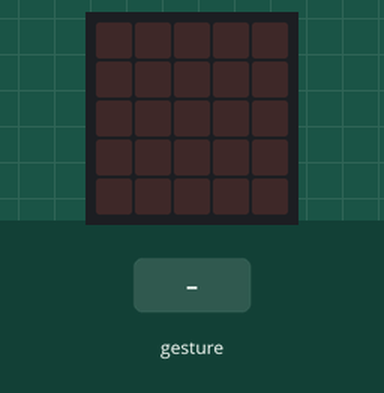
This program was run on a simulated BBC micro:bit (MakeCode). Parts: the board's 5×5 LED display. The inputs (shaded band) are chosen by the test bench. Random numbers come from a fixed seed; a tilt is held for 1.5 s and a shake lasts 1 s, then the board lies face up again.

Above: at 1.2 s.
1.3 s: gesture 'shake'
At 2.6 s:
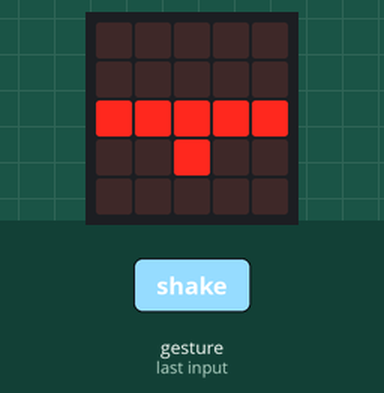
3.8 s: gesture 'shake'
At 5.4 s:
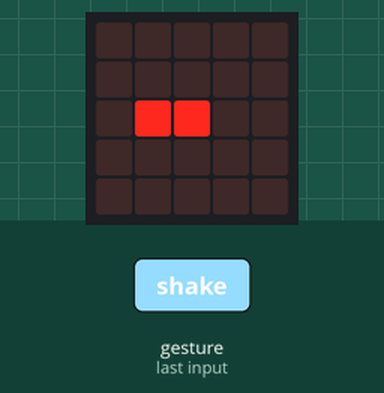
5.9 s: gesture 'shake'
At 7.3 s:
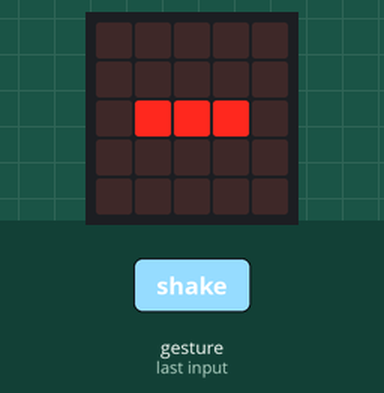
8.4 s: gesture 'shake'
At 10.7 s:
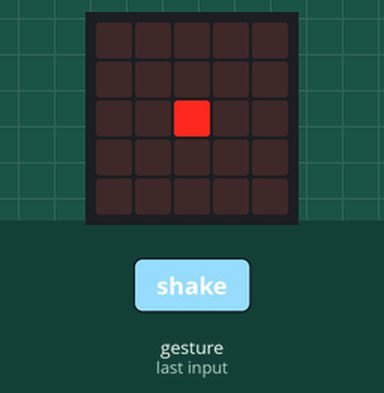
Timing chart, 0 to 11.5 s (numbered marks = the images above; inputs shaded):
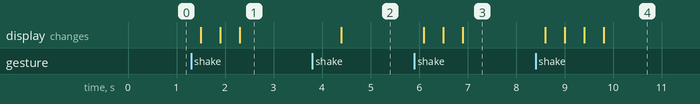

Measured:
- after the input at 1.3 s, the display: first changes after 0.20 s (image 1 shows a later state)
- after the input at 3.8 s, the display: changes after 0.60 s (image 2)
- after the input at 5.9 s, the display: changes after 0.20 s (image 3)
- after the input at 8.4 s, the display: first changes after 0.20 s (image 4 shows a later state)

The program:

main.ts
```typescript
let Kostka = 0
input.onGesture(Gesture.Shake, function () {
    for (let index = 0; index < 4; index++) {
        Kostka = randint(0, 6)
        if (Kostka == 1) {
            basic.showLeds(`
                . . . . .
                . . . . .
                . . # . .
                . . . . .
                . . . . .
                `)
        }
        if (Kostka == 2) {
            basic.showLeds(`
                . . . . .
                . . . . .
                . # # . .
                . . . . .
                . . . . .
                `)
        }
        if (Kostka == 3) {
            basic.showLeds(`
                . . . . .
                . . . . .
                . # # # .
                . . . . .
                . . . . .
                `)
        }
        if (Kostka == 4) {
            basic.showLeds(`
                . . . . .
                . . . . .
                . # # # #
                . . . . .
                . . . . .
                `)
        }
        if (Kostka == 5) {
            basic.showLeds(`
                . . . . .
                . . . . .
                # # # # #
                . . . . .
                . . . . .
                `)
        }
        if (Kostka == 6) {
            basic.showLeds(`
                . . . . .
                . . . . .
                # # # # #
                . . # . .
                . . . . .
                `)
        }
    }
})
```

test.ts
```typescript
// Tady jsou testy. Při použití tohoto balíčku jako rozšíření nebude zkompilováno.
```
